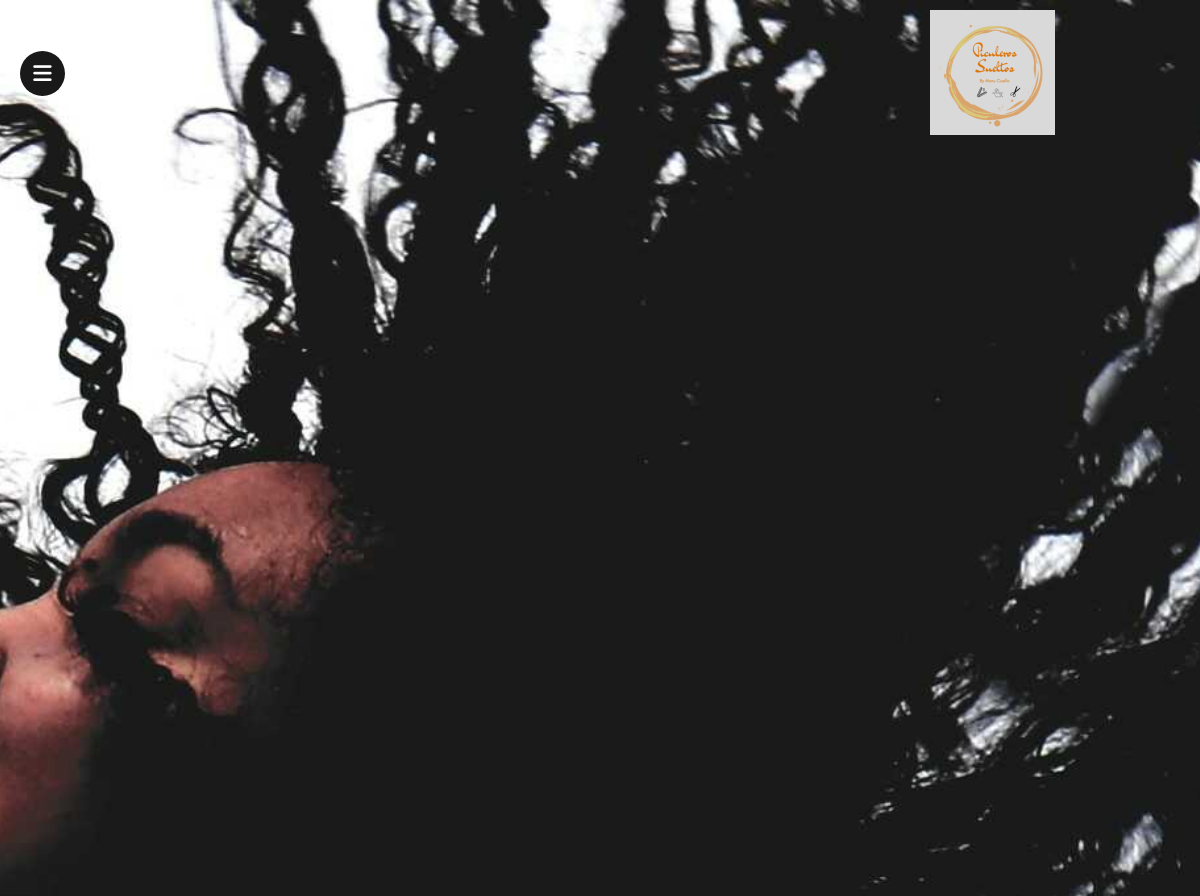
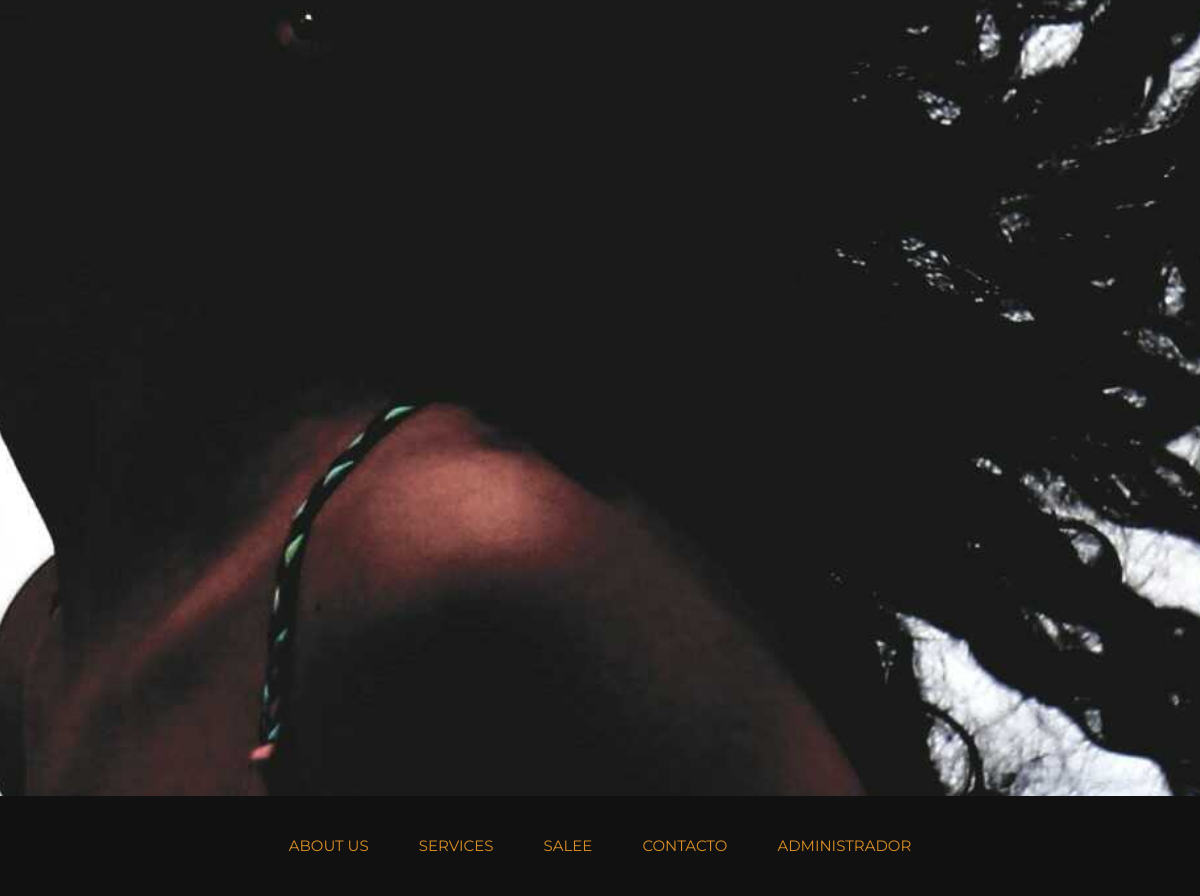
The page / on the database its author committed (2 pictures, top to bottom).
### tables this page shows
CREATE TABLE `pagina` (
  `id_pagina` int(11) NOT NULL,
  `portada` varchar(1000) NOT NULL,
  `logo` varchar(1000) NOT NULL,
  `face` varchar(100) NOT NULL,
  `twiter` varchar(100) NOT NULL,
  `footer` varchar(500) NOT NULL,
  `link` varchar(300) NOT NULL,
  `favicon` varchar(1000) NOT NULL,
  `fuente` varchar(400) NOT NULL,
  `instagran` varchar(300) NOT NULL,
  `correo` varchar(300) NOT NULL,
  `direccion` varchar(350) NOT NULL,
  `telefono` varchar(100) NOT NULL,
  `color_contenido` varchar(300) NOT NULL COMMENT 'color de las letras del contenido',
  `color_boton` varchar(500) NOT NULL COMMENT 'color general de botones',
  `titulo` varchar(500) NOT NULL COMMENT 'titulo de la pagina',
  `color_titulo` varchar(500) NOT NULL COMMENT 'color de titulos de session',
  `colorf` varchar(1000) NOT NULL
);

CREATE TABLE `modulos` (
  `id_modulo` int(11) NOT NULL,
  `nombre` varchar(500) NOT NULL,
  `fondo` varchar(500) NOT NULL,
  `idioma` int(11) NOT NULL
);

### panel/inc/config.php (called while the page is built, shortened)
<?php
 $passs="";
 $bd="f2";
 $user="root";
$config = array(
	"titulo"=>"bh?",
	"subtitulo"=>"Inicio",
	"url"=>"http://{$_SERVER['HTTP_HOST']}/panel/",
	"charset"=>"utf-8",
	"friendlyurls"=>false,
	"emailadmin"=>"",
	"emailenvios"=>"",
	 "nombreenvios"=>"bh?",
	 "servidor"=>"localhost",
	 "basedatos"=>"$bd",
	"usuario"=>"$user",
	 "pass"=>"$passs",
	"googleanalytics"=>false,
	"googlesiteverification"=>false,
	"mssiteverification"=>false
	);
?>

### panel/inc/functionBD.php (called while the page is built, shortened)
<?php
class GestarBD{
	private $conect;
	private $base_datos;
	private $servidor;
	private $usuario;
	private $pass;
	private $response;
	function __construct()
	{
		include 'config.php';
		$this->servidor = $config['servidor'];
		$this->usuario = $config['usuario'];
		$this->pass = $config['pass'];
		$this->base_datos = $config['basedatos'];
	}
	private function conectar_base_datos() {
		if (! $this->conect = new mysqli($this->servidor,$this->usuario,$this->pass,$this->base_datos)) {
				echo "Error al conectar";
				exit();
			}
				$this->conect->set_charset('utf8');
				return false;
	}
	public function consulta($consulta)
	{
		$this->response = $this->conect->query($consulta);
		return $this->response;
	}
	public function mostrar_registros($resultado=NULL)
	{
		if ($resultado!=null) {
			return $resultado->fetch_object();
		} else {
			if ($this->response!=null) {
				return $this->response->fetch_object();
			} else {
				return false;
			}
		}
	}
}

### index.php (the view, shortened to what this page needs)
<?php
	include 'panel/inc/config.php';
	include 'panel/inc/functionBD.php';
?>
<?php
	$base = new GestarBD();
function getUserLanguage() {
return substr($_SERVER["HTTP_ACCEPT_LANGUAGE"],0,2);
}
$user_language=getUserLanguage();
if($user_language=='en'){
	$idioma=2;
	$lenguage="es";
		$contacto="CONTACTO";
}
			$consulta="SELECT * FROM pagina ";
		    $resultado=$base->consulta($consulta);
		    while($pagina=$base->mostrar_registros()) {
			 	$portada= $pagina->portada;
			 	$logo= $pagina->logo;
			}
?>
<!DOCTYPE html>
<html lang="es">
<head>
	<link rel="stylesheet" href="./css/page.style.css">
	<link rel="stylesheet" href="./css/modal.css">
</head>
<body>
	<header id="index" style="background-image: url(<?php echo "img/".$portada ?>);">
		<div class="nav-bar">
			<div class="btns">
				<button onclick="landPage.toggleMenu()"><i class="fa fa-bars"></i></button>
			</div>
			<div class="logo"><img src="img/<?php echo $logo ?>" alt="Terraquatica">
			</div>
		</div>
		<div class="down-image">
		</div>
	</header>
	<main class="land-body">
		<section class="content">
				<div class="content-nav">
				<?php
					$consulta="SELECT * FROM modulos where idioma=$idioma";
				    $resultado=$base->consulta($consulta);
				    $i = 0;
				    while($modulo[$i]=$base->mostrar_registros()){$i++;}
				    $j = 0;
				    while($j<($i/2)  && $j<sizeof($modulo)){
				?>
                    <a href="module.php?nombrep=<?php echo $modulo[$j]->nombre; ?>&<?php echo $lenguage ?>" class="nav-link"><?php echo $modulo[$j]->nombre ?></a>
                <?php $j++;} ?>
                <?php while($j < $i && $j<sizeof($modulo)){ ?>
                    <a href="module.php?nombrep=<?php echo $modulo[$j]->nombre; ?>&<?php echo $lenguage ?>" class="nav-link"><?php echo $modulo[$j]->nombre ?></a>
                <?php $j++;}?>
                     <a href="contact.php?<?php echo $lenguage ?>" class="nav-link"><?php echo $contacto ?></a>
					 <a href="panel/login.php?<?php echo $lenguage ?>" class="nav-link "><?php echo "Administrador" ?></a>
                </div>
		</section>
	</main>
</body>
</html>

### css/page.style.css (style rules this page uses)
*:not(i) { box-sizing: border-box; font-family: 'Montserrat', sans-serif !important; }
body { position: absolute; top: 0; left: 0; right: 0; bottom: 0; background: #191919; }
header { height: 100%; background: #191919 50% 0 no-repeat; background-size: cover; background-origin: border-box; }
header>.nav-bar { position: absolute; left: 0; right: 0; display: flex; align-items: center; justify-content: space-between; padding: 10px 20px; background: transparent; z-index: 100; }
header>.nav-bar>.btns { position: fixed; display: flex; flex: 1 0; align-items: center; justify-content: flex-start; }
header>.nav-bar>.btns>button { background-color: #191919 !important; border-radius: 50%; box-shadow: 0 1px 4px 1px; width: 45px; height: 45px; border: none; color: white; font-size: 21px; line-height: 45px; cursor: pointer; padding: 0px; outline: none; }
header>.nav-bar>.logo { margin-left: auto; }
header>.nav-bar>.logo>img { width: 50%; }
.down-image { position: absolute; bottom: 0; display: flex; align-items: center; justify-content: center; width: 100%; }
main.land-body { display: flex; flex-flow: column wrap; align-items: stretch; justify-content: flex-start; }
.content { margin-top: -100px; position: relative; z-index: 50; background: #191919; width: 100%; display: flex; flex-flow: column nowrap; align-items: center; justify-content: center; padding-bottom: 10px; }
.content>.content-nav { display: flex; flex-flow: row wrap; min-height: 100px !important; align-items: center; justify-content: center; }
.content-nav,footer { width: 100%; background: #111111; }
.nav-link { padding: 5px; margin: 20px; position: relative; text-transform: uppercase; color: #21f275 !important; text-decoration: none; font-size: 1rem; }
.nav-link:before { content: ''; position: absolute; bottom: 0; left: 50%; width: 0; height: 2px; background-color: #21f275; transition: ease 0.3s all; transform: translateX(-50%); }
img { max-width: 100%; }

### css/modal.css (style rules this page uses)
html { box-sizing:border-box }
*,*:before,*:after { box-sizing:inherit }
html { -ms-text-size-adjust:100%;-webkit-text-size-adjust:100% }
body { margin:0 }
article,aside,details,figcaption,figure,footer,header,main,menu,nav,section,summary { display:block }
a { background-color:transparent;-webkit-text-decoration-skip:objects }
img { border-style:none }
button,input,select,textarea { font:inherit;margin:0 }
button,input { overflow:visible }
button,select { text-transform:none }
button,html [type=button],[type=reset],[type=submit] { -webkit-appearance:button }
html,body { font-family:Verdana,sans-serif;font-size:15px;line-height:1.5 }
html { overflow-x:hidden }
img { margin-bottom:-5px }
a { color:inherit }

### rows shown on the page
pagina: portada (picture), logo (picture)
modulos: nombre "ABOUT US"
modulos: nombre "SERVICES"
modulos: nombre "SALEE"

### other values the page prints
$contacto "CONTACTO"
